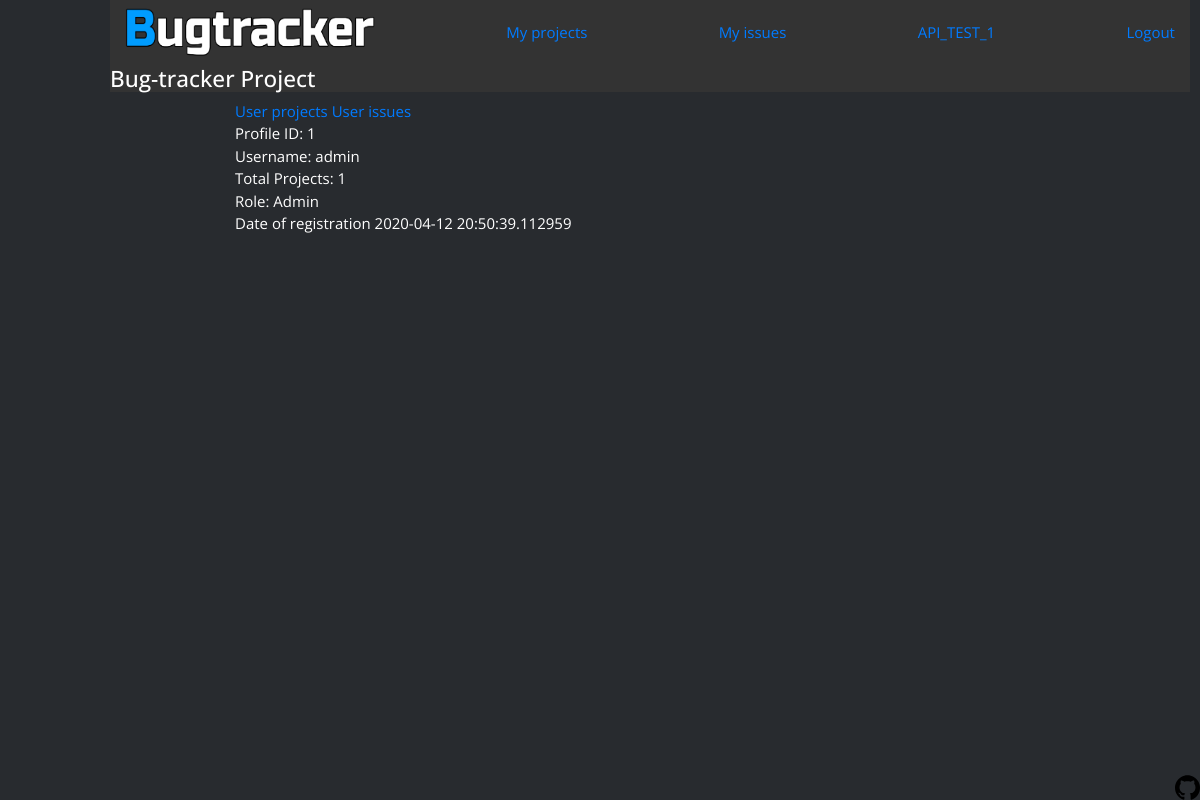
Screenshot of /profile/1 (signed in) with the database file from the repository.
### data/models.py (models this page shows, shortened)
class User(SqlAlchemyBase, UserMixin, SerializerMixin):
    __tablename__ = 'users'
    id = sqlalchemy.Column(sqlalchemy.Integer,
                           primary_key=True, autoincrement=True)
    username = sqlalchemy.Column(sqlalchemy.String, nullable=False, unique=True)
    hashed_password = sqlalchemy.Column(sqlalchemy.String, nullable=True)
    reg_ip = sqlalchemy.Column(sqlalchemy.String, nullable=True)
    last_ip = sqlalchemy.Column(sqlalchemy.String, nullable=True)
    created_date = sqlalchemy.Column(sqlalchemy.DateTime,
                                     default=datetime.datetime.now)
    role = sqlalchemy.Column(sqlalchemy.String, default='User')
    API_KEY = sqlalchemy.Column(sqlalchemy.String(24))
    issues = orm.relation('Issue',
                          secondary=association_table_user_to_issue,
                          backref='assignees')
    projects = orm.relation('Project',
                            secondary=association_table_user_to_project,
                            backref='members')

### main_app.py (the view)
@app.route('/profile/<user_id>')
@login_required
def profile(user_id):
    session = db_session.create_session()
    user = session.query(User).filter(User.id == user_id).first()
    if user is None:
        logger.info(f'User with id={user_id} doesnt exist')
        abort(404)
    title = f'{user.username}'
    return render_template('profile.html', title=title, user=user, api_ver=API_VER)

### data/db_session.py (called while the page is built)
def create_session() -> Session:
    global __factory
    return __factory()

### main_app.py (called while the page is built)
@login_manager.user_loader
def load_user(user_id):
    session = db_session.create_session()
    loaded_user = session.query(User).get(user_id)
    logger.debug(f'User {loaded_user.username} loaded ')
    session.close()
    return loaded_user

### templates/profile.html (shortened to what this page needs)
{% extends "base.html" %}
{% block content %}
<div class='my-body user-info'>
  <div class="inline-links">
     <a href="/profile/{{ user.id }}/projects">User projects</a>
     <a href="/profile/{{ user.id }}/issues">User issues</a>
  </div>
  <div>Profile ID: {{ user.id }}</div>
  <div>Username: {{ user.username }}</div>
  {% if user.projects != None %}
      <div>Total Projects: {{ user.projects|length }}</div>
  {% else %}
      <div>This user doesn't have any projects yet</div>
   {% endif %}
  <div>Role: {{ user.role }}</div>
  <div>Date of registration {{ user.created_date }}</div>
</div>
{% endblock %}

### templates/base.html (shortened to what this page needs)
<!doctype html>
<html lang="en">
<head>
    <link rel="stylesheet"
          href="https://stackpath.bootstrapcdn.com/bootstrap/4.4.1/css/bootstrap.min.css"
>
    <link rel="stylesheet" href="{{ url_for('static', filename='css/my_css.css') }}">
</head>
<body class="my-body">
<header>
    <nav class="navbar navbar-custom">
      <div>
        <a href="/index">
        <img src="{{ url_for('static', filename='img/logo3.png') }}" width="250" height="50" alt="Bugtracker logo">
        </a>
      </div>
      {% if current_user.is_authenticated %}
        <a class="navbar-link" href='/profile/{{ current_user.id }}/projects'>My projects</a>
        <a class="navbar-link" href='/profile/{{ current_user.id }}/issues'>My issues</a>
        <a class="navbar-link" href="/profile/{{ current_user.id }}">{{ current_user.username }}</a>
        <a class="navbar-link" href="/logout">Logout</a>
      {% endif %}
    </nav>
    <h4 class="my-header">Bug-tracker Project</h4>
</header>
<main role="main" class="container">
    {% block content %}{% endblock %}
</main>
<footer>
    <a href="https://github.com/SadnessPWNZ/Bugtracker-Project">
      <div class="open-source-badge" style="align:right;position:absolute;bottom:0;right:0%;"><img src="{{ url_for('static', filename='img/github_logo.svg') }}"alt="Open source" width=25 height=25></div>
    </a>
</body>
</html>

### static/css/my_css.css (style rules this page uses)
* { font-family: 'Open Sans', sans-serif; font-size: 15px; }
.navbar { background-color: #333333; margin-left: 0px; }
.my-header { color: white; background-color: #333333; }
.my-body { color: white; background-color: #282B2F; margin-left: 100px; padding: 0px 10px; }
.inline-links { display: inline; }

### rows the page displays
User: username "API_TEST_1"
User: id "1", username "admin", role "Admin", created_date "2020-04-12 20:50:39.112959"

### other values shown
{{ user.projects|length }} "1"
